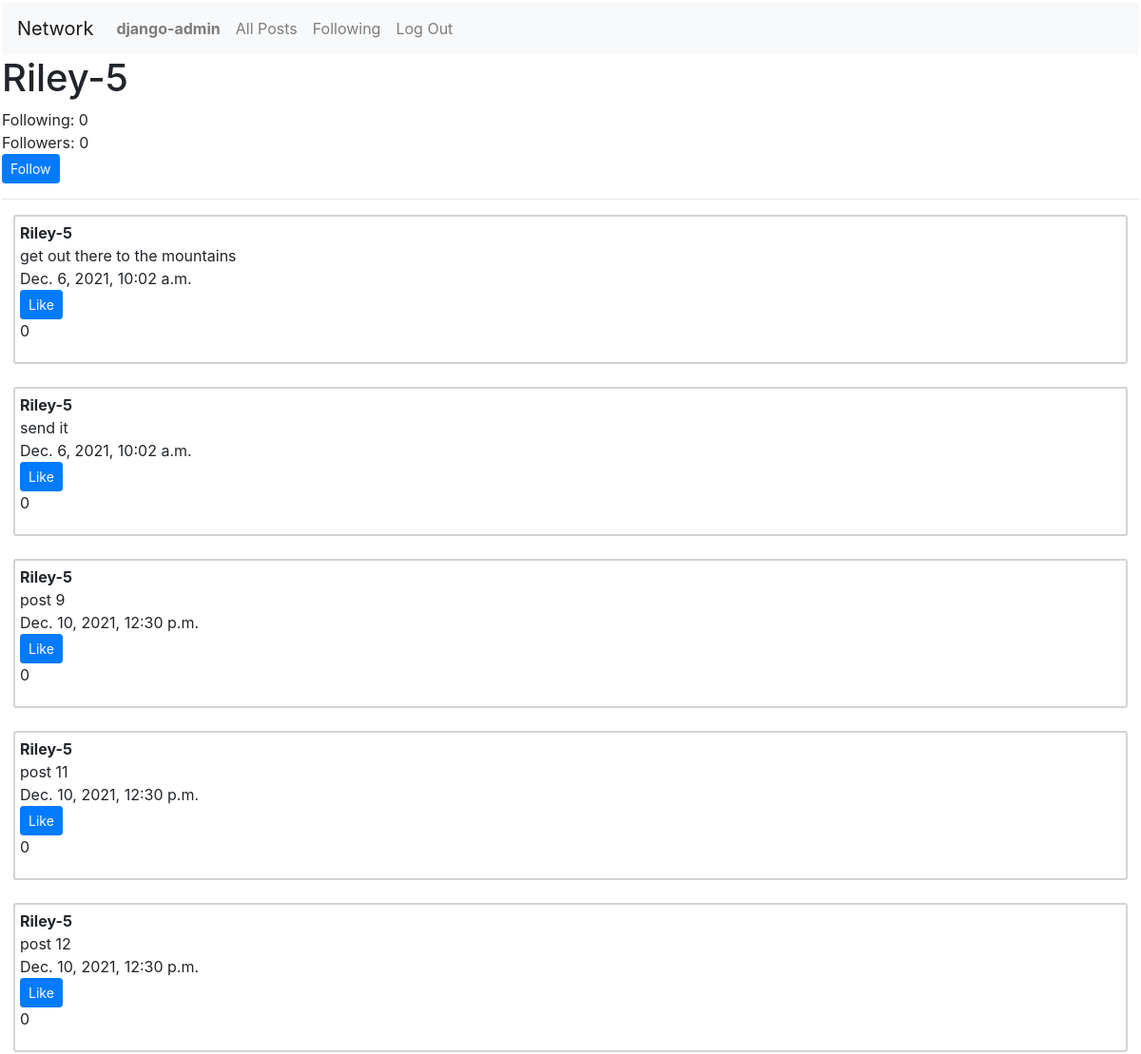
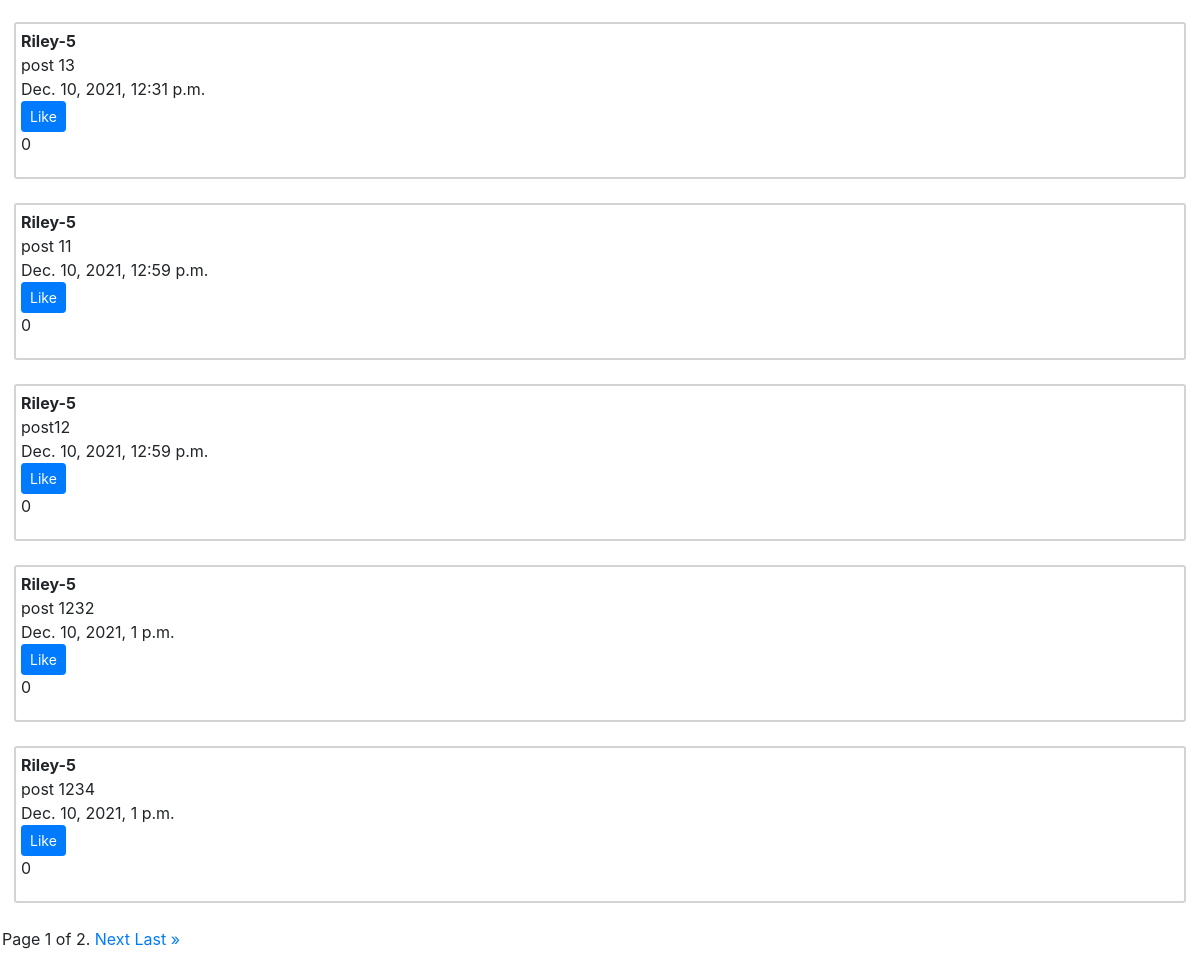
The app's page /profile/Riley-5 (signed in), older data (2 pictures, top to bottom).
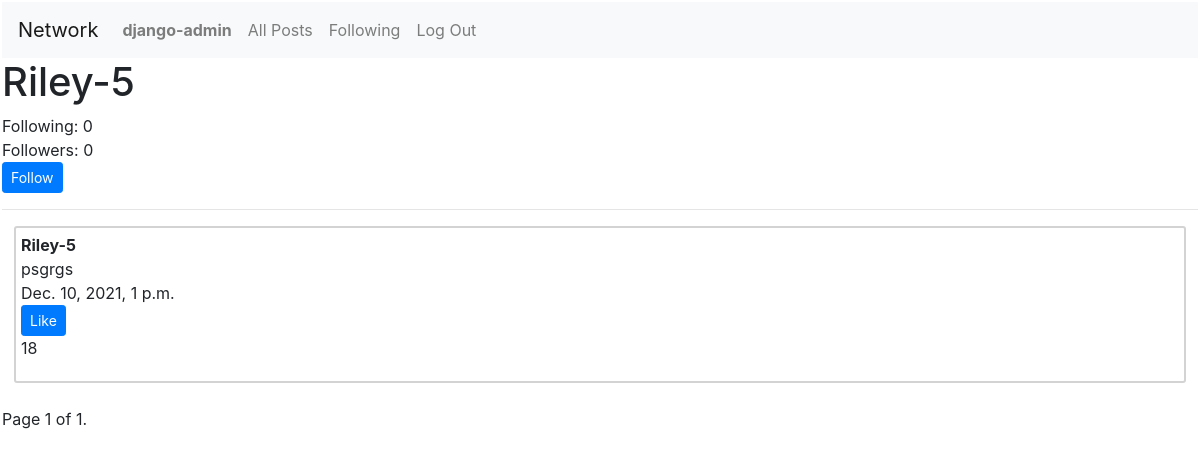
The same page, newer data.
### network/models.py (models this page shows, shortened)
class Post(models.Model):
    content = models.TextField()
    dateTime = models.DateTimeField(auto_now = False, auto_now_add = True)
    like = models.BigIntegerField(default = 0)
    user = models.ForeignKey(User, on_delete = models.CASCADE, related_name = "user")

class User(AbstractUser):
    pass

### network/views.py (the view)
# urls.py: path("profile/<str:username>", views.profile, name="profile"),
def profile(request, username):
    profile = User.objects.get(username = username)
    profilePosts = Post.objects.filter(user__username = username).order_by("dateTime")
    followedPeople = Follower.objects.filter(user = request.user).values_list("followingUser", flat = True)
    following = Follower.objects.filter(user = profile).values_list("followingUser", flat=True)
    followers = Follower.objects.filter(followingUser = profile).values_list("user", flat=True)
    postsPerPage = Paginator(profilePosts, 10)
    page_number = request.GET.get('page')
    page_obj = postsPerPage.get_page(page_number)
    return render(request, "network/profile.html", {
        "profile": profile,
        "profilePosts": page_obj,
        "followedPeople": followedPeople,
        "following": following,
        "followers": followers
    })

### network/templates/network/profile.html (shortened to what this page needs)
{% extends "network/layout.html" %}
{% load static %}
{% block body %}
    <h1>{{ profile.username }}</h1>
    <div id="follow-unfollow">
        Following: {{ following.count }}
        <br>
        Followers: {{ followers.count }}
        <br>
        {% if profile.username != user.username %}
            <form action="{% url 'follow' profile.username %}" method="POST">
                {% if profile.id not in followedPeople %}
                    <input class="btn btn-primary btn-sm" id=follow-button name="user-follow" type="submit" value="Follow"></input>
                {% elif profile.id in followedPeople %}
                    <input class="btn btn-primary btn-sm" id=unfollow-button name="user-unfollow" type="submit" value="Unfollow"></input>
                {% endif %}
            </form>
        {% endif %}
        <hr>
    </div>
    {% for profilePost in profilePosts %}
        <div class="posts">
            <div id="username">
                <strong>{{ profilePost.user }}</strong>
            </div>
            <div id="content">
                {{ profilePost.content }}
            </div>
            <div id="date-time">
                {{ profilePost.dateTime }}
            </div>
            <div id="likes">
                <button class="btn btn-primary btn-sm" id="like-button" data-postid = "{{ profilePost.id }}" onclick = "likePost(this)">Like</button>
                <p id="number-likes{{ profilePost.id }}">{{ profilePost.like }}</p>
            </div>
        </div>
        <br>
    {% endfor %}
    <div class="pagination">
        <span class="step-links">
            <span class="current">
                Page {{ profilePosts.number }} of {{ profilePosts.paginator.num_pages }}.
            </span>
            {% if profilePosts.has_next %}
                <a href="?page={{ profilePosts.next_page_number }}">Next</a>
                <a href="?page={{ ProfilePosts.paginator.num_pages }}">Last &raquo;</a>
            {% endif %}
        </span>
    </div>
{% endblock %}

Row changes from the older to the newer data that the page shows:
removed Post: user "Riley-5", content "get out there to the mountains", dateTime "Dec. 6, 2021, 10:02 a.m.", like "0"
removed Post: user "Riley-5", content "send it", dateTime "Dec. 6, 2021, 10:02 a.m.", like "0"
removed Post: user "Riley-5", content "post 9", dateTime "Dec. 10, 2021, 12:30 p.m.", like "0"
removed Post: user "Riley-5", content "post 11", dateTime "Dec. 10, 2021, 12:30 p.m.", like "0"
removed Post: user "Riley-5", content "post 12", dateTime "Dec. 10, 2021, 12:30 p.m.", like "0"
removed Post: user "Riley-5", content "post 13", dateTime "Dec. 10, 2021, 12:31 p.m.", like "0"
removed Post: user "Riley-5", content "post 11", dateTime "Dec. 10, 2021, 12:59 p.m.", like "0"
removed Post: user "Riley-5", content "post12", dateTime "Dec. 10, 2021, 12:59 p.m.", like "0"
removed Post: user "Riley-5", content "post 1232", dateTime "Dec. 10, 2021, 1 p.m.", like "0"
removed Post: user "Riley-5", content "post 1234", dateTime "Dec. 10, 2021, 1 p.m.", like "0"
now on this page (row edited): Post: user "Riley-5", content "psgrgs", dateTime "Dec. 10, 2021, 1 p.m.", like "18"
Text that changed along with them:
{{ profilePosts.paginator.num_pages }}: "2" → "1"
text no longer shown: "Next Last »"
